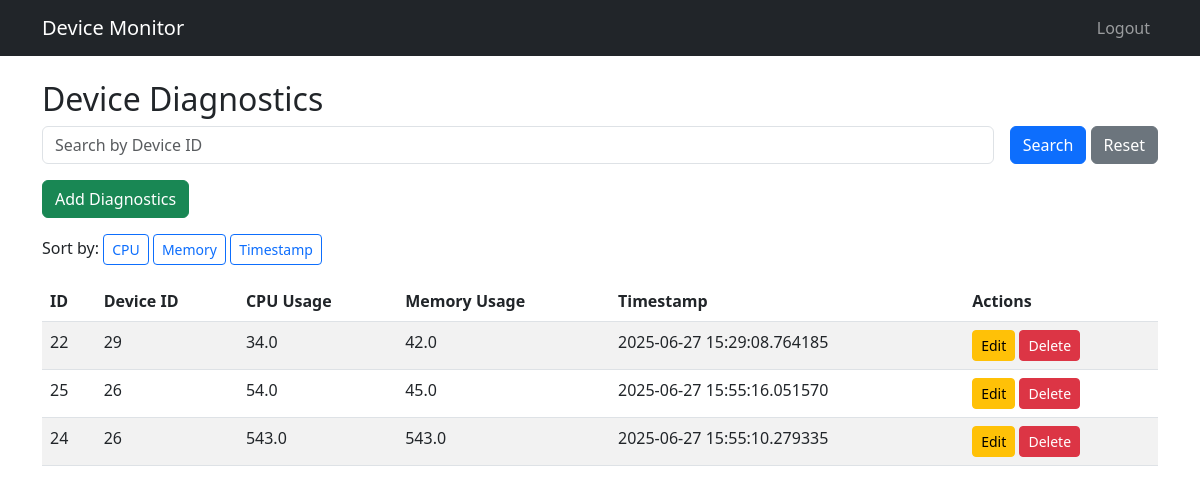
The page /diagnostics/home?sort=cpu_usage (signed in) on the database its author committed.
### app/models.py (models this page shows, shortened)
class DeviceDiagnostics(db.Model):
    id = db.Column(db.Integer, primary_key=True)
    device_id = db.Column(db.Integer, db.ForeignKey('device.id'), nullable=False)
    cpu_usage = db.Column(db.Float, nullable=False)
    memory_usage = db.Column(db.Float, nullable=False)
    timestamp = db.Column(db.DateTime, default=datetime.utcnow)

### app/routes/diagnostics.py (the view)
@diagnostics_bp.route('/home')
@jwt_required()
def list_diagnostics():
    try:
        user_id = get_jwt_identity()
        sort_by = request.args.get('sort', 'timestamp')
        page = request.args.get('page', 1, type=int)
        search_id = request.args.get('id')
        if sort_by not in ['cpu_usage', 'memory_usage', 'timestamp']:
            sort_by = 'timestamp'
        user_device_ids = [d.id for d in Device.query.filter_by(user_id=user_id)]
        diagnostics_query = DeviceDiagnostics.query.filter(DeviceDiagnostics.device_id.in_(user_device_ids))
        if search_id:
            diagnostics_query = diagnostics_query.filter(DeviceDiagnostics.device_id == int(search_id))
        diagnostics_query = diagnostics_query.order_by(getattr(DeviceDiagnostics, sort_by).asc())
        pagination = diagnostics_query.paginate(page=page, per_page=5, error_out=False)
        return render_template('diagnostics.html', diagnostics=pagination.items, pagination=pagination, request=request)
    except Exception as e:
        current_app.logger.error("Error listing diagnostics: %s", str(e))
        flash("Failed to load diagnostics.", "danger")
        return redirect(url_for('main.home'))

### app/templates/diagnostics.html (shortened to what this page needs)
{% extends 'base.html' %}
{% block content %}
  <h2>Device Diagnostics</h2>
  <form method="get" class="row g-3 mb-3">
    <div class="col">
      <input type="text" class="form-control" name="id" placeholder="Search by Device ID">
    </div>
    <div class="col-auto">
      <button type="submit" class="btn btn-primary">Search</button>
      <a href="{{ url_for('diagnostics.list_diagnostics') }}" class="btn btn-secondary">Reset</a>
    </div>
  </form>
  <div class="mb-3">
    <a href="{{ url_for('diagnostics.add_diagnostics') }}" class="btn btn-success">Add Diagnostics</a>
  </div>
  <div class="mb-3">
    <label>Sort by:</label>
    <a href="{{ url_for('diagnostics.list_diagnostics', sort='cpu_usage') }}" class="btn btn-outline-primary btn-sm">CPU</a>
    <a href="{{ url_for('diagnostics.list_diagnostics', sort='memory_usage') }}" class="btn btn-outline-primary btn-sm">Memory</a>
    <a href="{{ url_for('diagnostics.list_diagnostics', sort='timestamp') }}" class="btn btn-outline-primary btn-sm">Timestamp</a>
  </div>
  <table class="table table-striped">
    <thead>
      <tr>
        <th>ID</th>
        <th>Device ID</th>
        <th>CPU Usage</th>
        <th>Memory Usage</th>
        <th>Timestamp</th>
        <th>Actions</th>
      </tr>
    </thead>
    <tbody>
      {% for d in diagnostics %}
        <tr>
          <td>{{ d.id }}</td>
          <td>{{ d.device_id }}</td>
          <td>{{ d.cpu_usage }}</td>
          <td>{{ d.memory_usage }}</td>
          <td>{{ d.timestamp }}</td>
          <td>
            <a href="{{ url_for('diagnostics.update_diagnostics', id=d.id) }}" class="btn btn-warning btn-sm">Edit</a>
            <a href="{{ url_for('diagnostics.delete_diagnostics', id=d.id) }}" class="btn btn-danger btn-sm">Delete</a>
          </td>
        </tr>
      {% endfor %}
    </tbody>
  </table>
  {% set args = request.args.to_dict() %}
  {% set _ = args.pop('page', None) %}
{% endblock %}

### rows shown on the page
DeviceDiagnostics: id "22", device_id "29", cpu_usage "34.0", memory_usage "42.0", timestamp "2025-06-27 15:29:08.764185"
DeviceDiagnostics: id "25", device_id "26", cpu_usage "54.0", memory_usage "45.0", timestamp "2025-06-27 15:55:16.051570"
DeviceDiagnostics: id "24", device_id "26", cpu_usage "543.0", memory_usage "543.0", timestamp "2025-06-27 15:55:10.279335"
